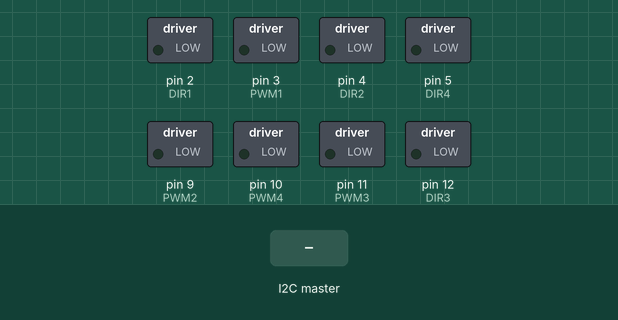
Simulated run of this sketch. Board: Arduino Uno, built with avr-gcc and run on an emulated ATmega328P. Parts: switched loads named in the sketch (green lamp = pin HIGH). The test bench sets the inputs (shaded band). What the sketch prints to the serial monitor is not drawn.

Above: at 1.2 s.
1.3 s: the I2C master sends the byte 1
At 2.5 s:
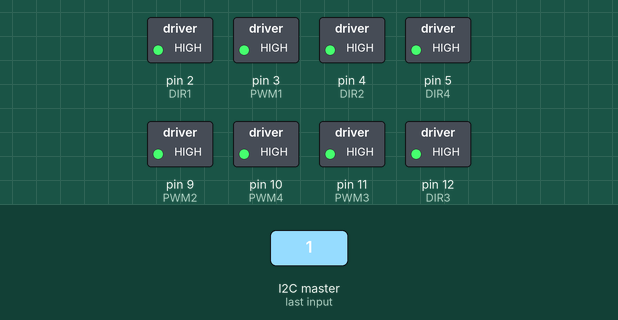
2.8 s: the I2C master sends the byte 2
At 3.8 s:
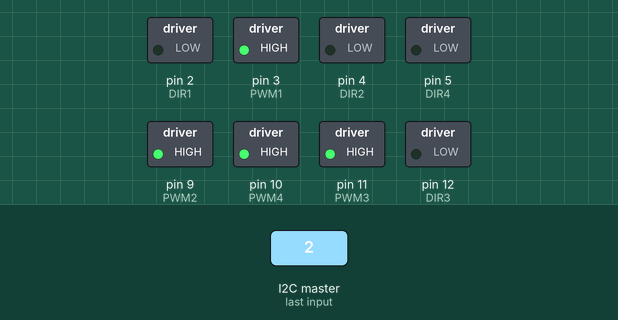
4.3 s: the I2C master sends the byte 0
At 4.9 s:
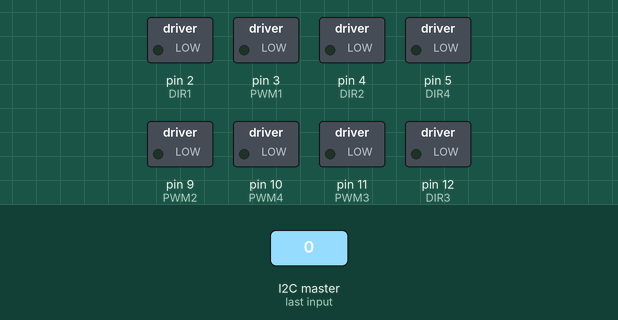
Timing chart, 0 to 7.3 s (numbered marks = the images above; inputs shaded):
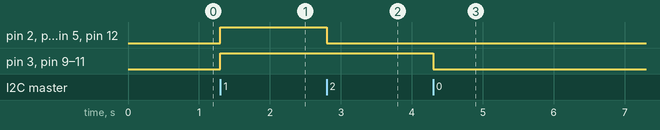

Measured:
- after the input at 1.3 s, pin 2 (DIR1), pin 3 (PWM1), pin 4 (DIR2), pin 5 (DIR4), pin 9 (PWM2), pin 10 (PWM4), pin 11 (PWM3), pin 12 (DIR3): LOW → HIGH at once
- after the input at 2.8 s, pin 2 (DIR1), pin 4 (DIR2), pin 5 (DIR4), pin 12 (DIR3): HIGH → LOW at once
- after the input at 4.3 s, pin 3 (PWM1), pin 9 (PWM2), pin 10 (PWM4), pin 11 (PWM3): HIGH → LOW at once

The sketch:

motorBoard.ino
```cpp
#include<Wire.h>
#include"G2Motor.h"

const int i2cAddress = 1;

G2Motor Motor12;

byte mode1, mode2, mode3, mode4, pwm1, pwm2, pwm3, pwm4;

void setup() {
  Wire.begin(i2cAddress);
  Wire.onReceive(ReceiveEvent);
  Serial.begin(115200);
  Motor12.SetPWMFrequency();
}

void loop() {
  Motor12.Run(1, mode1, pwm1);
  Motor12.Run(2, mode2, pwm2);
  Motor12.Run(3, mode3, pwm3);
  Motor12.Run(4, mode4, pwm4);

  show();
}

void ReceiveEvent(int hoge) {
  while (Wire.available()) {
    mode1 = Wire.read();
    pwm1 = Wire.read();
    mode2 = Wire.read();
    pwm2 = Wire.read();
    mode3 = Wire.read();
    pwm3 = Wire.read();
    mode4 = Wire.read();
    pwm4 = Wire.read();
  }
}

void show() {
  Serial.print(mode1); Serial.print("   ");
  Serial.print(mode2); Serial.print("   ");
  Serial.print(mode3); Serial.print("   ");
  Serial.print(mode4); Serial.print("   ");
  Serial.print(pwm1); Serial.print("   ");
  Serial.print(pwm2); Serial.print("   ");
  Serial.print(pwm3); Serial.print("   ");
  Serial.println(pwm4);
}
```

G2Motor.h
```cpp
#pragma once

const int DIR1 = 2;
const int DIR2 = 4;
const int DIR3 = 12;
const int DIR4 = 5;

const int PWM1 = 3;
const int PWM2 = 9;
const int PWM3 = 11;
const int PWM4 = 10;

class G2Motor {
  public:

    G2Motor() {
      pinMode(DIR1, OUTPUT);
      pinMode(DIR2, OUTPUT);
      pinMode(DIR3, OUTPUT);
      pinMode(DIR4, OUTPUT);

      pinMode(PWM1, OUTPUT);
      pinMode(PWM2, OUTPUT);
      pinMode(PWM3, OUTPUT);
      pinMode(PWM4, OUTPUT);
    }

    void Run(byte port, byte mode, byte PWM) {
      switch (port) {
        case 1:
          switch (mode) {
            case 0:
            case 3:
              digitalWrite(DIR1, LOW);
              analogWrite(PWM1, 0);
              break;
            case 1:
              digitalWrite(DIR1, HIGH);
              analogWrite(PWM1, PWM);
              break;
            case 2:
              digitalWrite(DIR1, LOW);
              analogWrite(PWM1, PWM);
              break;
          }
        case 2:
          switch (mode) {
            case 0:
            case 3:
              digitalWrite(DIR2, LOW);
              analogWrite(PWM2, 0);
              break;
            case 1:
              digitalWrite(DIR2, HIGH);
              analogWrite(PWM2, PWM);
              break;
            case 2:
              digitalWrite(DIR2, LOW);
              analogWrite(PWM2, PWM);
              break;
          }
        case 3:
          switch (mode) {
            case 0:
            case 3:
              digitalWrite(DIR3, LOW);
              analogWrite(PWM3, 0);
              break;
            case 1:
              digitalWrite(DIR3, HIGH);
              analogWrite(PWM3, PWM);
              break;
            case 2:
              digitalWrite(DIR3, LOW);
              analogWrite(PWM3, PWM);
              break;
          }
        case 4:
          switch (mode) {
            case 0:
            case 3:
              digitalWrite(DIR4, LOW);
              analogWrite(PWM4, 0);
              break;
            case 1:
              digitalWrite(DIR4, HIGH);
              analogWrite(PWM4, PWM);
              break;
            case 2:
              digitalWrite(DIR4, LOW);
              analogWrite(PWM4, PWM);
              break;
          }
      }
    }
     void SetPWMFrequency() {
      TCCR1B = (TCCR1B & 0b11111000) | 0x02;
      TCCR2B = (TCCR2B & 0b11111000) | 0x02;
    }


};
```
